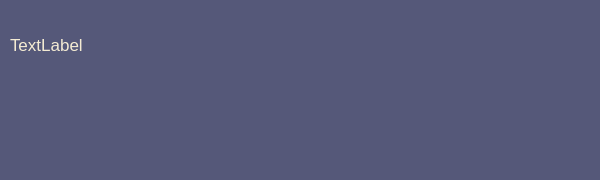
<?xml version="1.0" encoding="UTF-8"?>
<ui version="4.0">
 <class>PopupDialog</class>
 <widget class="QDialog" name="PopupDialog">
  <property name="geometry">
   <rect>
    <x>0</x>
    <y>0</y>
    <width>600</width>
    <height>180</height>
   </rect>
  </property>
  <property name="windowTitle">
   <string>Dialog</string>
  </property>
  <property name="styleSheet">
   <string notr="true">QWidget {
	background-color: #555879
}

QLabel {
  color: #F4EBD3;
}

QPushButton {
  color: #555879;
  padding: 0.2em 1.7em;
  font-size: 14px;
  border-radius: 0.5em;
  background: #F4EBD3;
  border: 1px solid #DED3C4;
}

QPushButton:hover {
  background: rgb(230, 221, 209);
}

QPushButton:pressed {
  color: #98A1BC;
  background: #DED3C4;
}</string>
  </property>
  <widget class="QWidget" name="widget" native="true">
   <property name="geometry">
    <rect>
     <x>10</x>
     <y>10</y>
     <width>580</width>
     <height>170</height>
    </rect>
   </property>
   <property name="sizePolicy">
    <sizepolicy hsizetype="Expanding" vsizetype="Expanding">
     <horstretch>0</horstretch>
     <verstretch>0</verstretch>
    </sizepolicy>
   </property>
   <layout class="QVBoxLayout" name="verticalLayout_2">
    <item>
     <widget class="QLabel" name="messageLabel">
      <property name="sizePolicy">
       <sizepolicy hsizetype="Fixed" vsizetype="Fixed">
        <horstretch>0</horstretch>
        <verstretch>0</verstretch>
       </sizepolicy>
      </property>
      <property name="minimumSize">
       <size>
        <width>560</width>
        <height>100</height>
       </size>
      </property>
      <property name="maximumSize">
       <size>
        <width>560</width>
        <height>100</height>
       </size>
      </property>
      <property name="font">
       <font>
        <pointsize>13</pointsize>
       </font>
      </property>
      <property name="text">
       <string>TextLabel</string>
      </property>
      <property name="alignment">
       <set>Qt::AlignLeading|Qt::AlignLeft|Qt::AlignTop</set>
      </property>
      <property name="wordWrap">
       <bool>true</bool>
      </property>
     </widget>
    </item>
    <item>
     <layout class="QHBoxLayout" name="buttonBox">
      <item>
       <spacer name="horizontalSpacer">
        <property name="orientation">
         <enum>Qt::Horizontal</enum>
        </property>
        <property name="sizeHint" stdset="0">
         <size>
          <width>40</width>
          <height>20</height>
         </size>
        </property>
       </spacer>
      </item>
     </layout>
    </item>
   </layout>
  </widget>
 </widget>
 <resources/>
 <connections/>
</ui>
